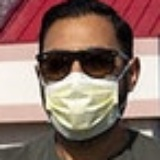
#> input picture colab/masks1010.jpg, 160 x 160 px; its folder holds only this picture in this run
$ jupyter execute --allow-errors face_recognition_section2.ipynb   (older library calls are emulated)
#> lines starting #> are read from the running program, lines starting #| are printed output that depends on the picture
# Building, optimizing and evaluating machine learning models

[cell 1]
import math
import numpy as np
import os
import cv2
import gc

from sklearn.model_selection import cross_val_score
from sklearn.svm import SVC
from sklearn.ensemble import RandomForestClassifier
from sklearn.linear_model import LogisticRegression

import matplotlib.pyplot as plt

from skimage.feature import hog
from skimage import data, exposure

## Machine learning models

### Super Vector Machine

[cell 2]
def evaluate_svm(X, y, svm_C = 100):
    svm = SVC(kernel="rbf", C=svm_C)
    svm_scores = cross_val_score(svm, X, y, cv=5)
    svm_accuracy = np.average(svm_scores)
    return svm_scores, svm_accuracy

### Random Forest

[cell 3]
def evaluate_random_forest(X,y):
    rand_f = RandomForestClassifier()
    rand_f_scores = cross_val_score(rand_f, X, y, cv=5)
    rand_f_accuracy = np.average(rand_f_scores)

    return rand_f_scores, rand_f_accuracy

### Logistic Regression

[cell 4]
# [5 lines left out: function evaluate_logistic_regression, not called in this run]

## Load and prepare data

## Load and prepare data

 Modify the `path` variable to point to the dataset

 The expected structure of the folder is:
 ```
dataset-root:
    - *.jpg // full data set of images in forma jpg, those images with masks sould have the prefix `masks` in the name and those without masks shoudl have the prefix `faces`
    - anomalies  // folder with pictures considered anomalies to the main data set

 ```

[cell 5]
path = 'colab/'

Applies the feature function to all the images Parameters

[cell 6]
def get_data(feature_func, light_run = False, *feature_arg):
    """
    feature_func : func
        function to extract the features of the images
    Returns
    -------
    tuple
        data_set: np array , y_labeled: np array
    """
#> called with light_run = True
    image_names = os.listdir(path)
    data_set = []
    y_labeled = []
    prefix = 'faces'
    n_sample = len(image_names)

    if light_run:
        faces = [a for a in image_names if a.startswith(prefix)]
        masks = [a for a in image_names if not a.startswith(prefix)]
        image_names = faces[:500] + masks[:500]

    for name in image_names:
        if os.path.isdir(path+name): continue
        img = feature_func(name, *feature_arg)
        data_set.append(img.flatten())
        y_labeled.append(0 if name.startswith(prefix) else 1)
#> this loop made 1 pass
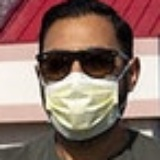
#> input picture colab/masks1010.jpg, 160 x 160 px
#> pass 1, in hoc_feature (call 2), `_, hog_image = hog(image, orientations=8, pixels_per_cell=(16, 16), ce..`:
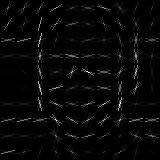
#> hog_image: shape (160, 160) float64; min 0, max 42.21, mean 1.2; drawn with min black and max white
#> after the loop, data_set = 1 item; y_labeled = [1]
    data_set = np.array(data_set, dtype=np.int8)
    y_labeled = np.array(y_labeled, dtype=np.int8)
    print("Data prepared")
    return data_set, y_labeled

[cell 7]
def load_image(image_name):
    original_image = cv2.imread(path + image_name, cv2.IMREAD_COLOR)
    return cv2.cvtColor(original_image,cv2.COLOR_BGR2RGB)

## Feature extraction

[cell 8]
# [4 lines left out: function clean_up, not called in this run]

[cell 9]
# [9 lines left out: function plot_images, not called in this run]

### Raw data

[cell 10]
def raw_feature(name):
    return cv2.imread(path + name, cv2.IMREAD_COLOR)

### K-means clustering

[cell 11]
attempts=10
criteria = (cv2.TERM_CRITERIA_EPS + cv2.TERM_CRITERIA_MAX_ITER, 10, 1.0)

[cell 12]
def kmeans_feature(image_name, print_result=False, K = 18):
    img = load_image(image_name)
    vector = np.float32(img.reshape((-1,3)))
    compactness,label,center=cv2.kmeans(vector,K,None,criteria,attempts,cv2.KMEANS_PP_CENTERS)
    center = np.uint8(center)
    result = center[label.flatten()]
    result_image = result.reshape((img.shape))
    if print_result:
        plot_images(img,result_image, 'Segmented Image when K = %i' % K)

    return result_image

#> (the rest of this cell did not finish here and is left out)

### Histogram of Oriented Gradients

[cell 13]
def hoc_feature(image_name, print_result=False):
    image = load_image(image_name)
    _, hog_image = hog(image, orientations=8, pixels_per_cell=(16, 16),
                      cells_per_block=(1, 1), visualize=True, multichannel=True)

    if print_result:
        plot_images(image, hog_image, 'Histogram of Oriented Gradients')

    return hog_image

#> (the rest of this cell did not finish here and is left out)

## Feature and Models optimization

[cell 14]
def svm_optimization():
    candidate_smv_c = [1e-2, 1e-1, 1, 1e1, 1e2]
    X, y = get_data(hoc_feature, True)
#> y = [1]
    best_c = None
    best_performance = 0
    for candidate_C in candidate_smv_c:
        _, score = evaluate_svm(X, y, candidate_C)
        print("Score {} with {}".format(score, candidate_C))
        if best_performance < score:
            best_performance = score
            best_c = candidate_C
#> after the loop, best_performance = 0
    clean_up(X,y)
    return best_c

#> (the rest of this cell did not finish here and is left out)

[cell 15]
def k_means_optimization():
    candidates_k = [2, 4, 6, 8, 10, 12, 14, 16, 18, 20]
    best_k = None
    best_performance = 0
    for candidate_k in candidates_k:
        X, y = get_data(kmeans_feature, True, False, candidate_k)
#> the loop in get_data (call 2), `for name in image_names:` made 1 pass
#> pass 1, in kmeans_feature (call 2), `result_image = result.reshape((img.shape))`:
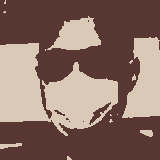
#> result_image: shape (160, 160, 3); mean R, G, B 137.6, 110.3, 101
#> y = [1]
        _, score = evaluate_random_forest(X, y)
        print("Score {} with K = {}".format(score, candidate_k))
        if best_performance < score:
            best_performance = score
            best_k = candidate_k
        clean_up(X,y)
    return best_k

#> (the rest of this cell did not finish here and is left out)

## Features and Models evaluation

[cell 16]
def evaluate_models():
    features = { "HoG": hoc_feature, "kmeans": kmeans_feature, "Raw": raw_feature}
    models = {"SVM": evaluate_svm, "Random forest": evaluate_random_forest, "Logistic regression": evaluate_logistic_regression}
    results = [ [0 for _ in models ] for _ in features]
    for i, feature_name in enumerate(list(features.keys())):
        X, y = get_data(features[feature_name])
#> y = [1]
        for j, model_name in enumerate(list(models.keys())):
            scores, accuracy = models[model_name](X,y)
            results[i][j] = round(accuracy, 2)
#> after the loop, results = [[0, 0, 0], [0, 0, 0], [0, 0, 0]]
        clean_up(X, y)

    fig, ax = plt.subplots()
    fig.set_size_inches(7, 7)
    ax.set_axis_off()
    table = ax.table(
        cellText = results,
        rowLabels = list(features.keys()),
        colLabels = list(models.keys()),
        rowColours =["cyan"] * 10,
        colColours =["palegreen"] * 10,
        cellLoc ='center',
        loc ='upper left')
    table.set_fontsize(16)
    table.scale(1.8, 1.8)
    ax.set_title('Models vs Features evaluation', fontweight ="bold")
    plt.show()
    return results

#> (the rest of this cell did not finish here and is left out)

## Final result

[cell 17]
X, y = get_data(hoc_feature)
#> y = [1]
rand_f = RandomForestClassifier()
rand_f.fit(X, y)

$ run again, on colab/masks1229.jpg
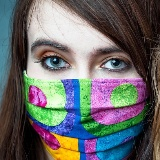
#> input picture colab/masks1229.jpg, 160 x 160 px
#> the loop in get_data, `for name in image_names:` made 1 pass
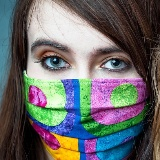
#> input picture colab/masks1229.jpg, 160 x 160 px
#> pass 1, in hoc_feature (call 2), `_, hog_image = hog(image, orientations=8, pixels_per_cell=(16, 16), ce..`:
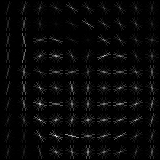
#> hog_image: shape (160, 160) float64; min 0, max 62.6, mean 2; drawn with min black and max white
#> after the loop in get_data, `for name in image_names:`: data_set = 1 item; y_labeled = [1]
#> after the loop in svm_optimization, `for candidate_C in candidate_smv_c:`: best_performance = 0
#> the loop in get_data (call 2), `for name in image_names:` made 1 pass
#> pass 1, in kmeans_feature (call 2), `result_image = result.reshape((img.shape))`:
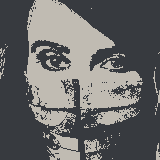
#> result_image: shape (160, 160, 3); mean R, G, B 104, 104.1, 104.1
#> in k_means_optimization, `X, y = get_data(kmeans_feature, True, False, candidate_k)`: y = [1]
#> after the loop in evaluate_models, `for j, model_name in enumerate(list(models.keys())):`: results = [[0, 0, 0], [0, 0, 0], [0, 0, 0]]
#> `X, y = get_data(hoc_feature)`: y = [1]

$ run again, on colab/masks129.jpg
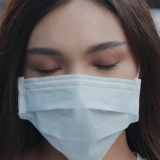
#> input picture colab/masks129.jpg, 160 x 160 px
#> the loop in get_data, `for name in image_names:` made 1 pass
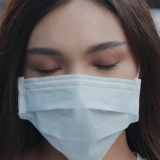
#> input picture colab/masks129.jpg, 160 x 160 px
#> pass 1, in hoc_feature (call 2), `_, hog_image = hog(image, orientations=8, pixels_per_cell=(16, 16), ce..`:
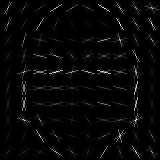
#> hog_image: shape (160, 160) float64; min 0, max 25.32, mean 0.7; drawn with min black and max white
#> after the loop in get_data, `for name in image_names:`: data_set = 1 item; y_labeled = [1]
#> after the loop in svm_optimization, `for candidate_C in candidate_smv_c:`: best_performance = 0
#> the loop in get_data (call 2), `for name in image_names:` made 1 pass
#> pass 1, in kmeans_feature (call 2), `result_image = result.reshape((img.shape))`:
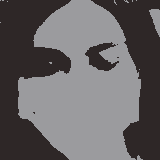
#> result_image: shape (160, 160, 3); mean R, G, B 103.2, 99.9, 101.4
#> in k_means_optimization, `X, y = get_data(kmeans_feature, True, False, candidate_k)`: y = [1]
#> after the loop in evaluate_models, `for j, model_name in enumerate(list(models.keys())):`: results = [[0, 0, 0], [0, 0, 0], [0, 0, 0]]
#> `X, y = get_data(hoc_feature)`: y = [1]
